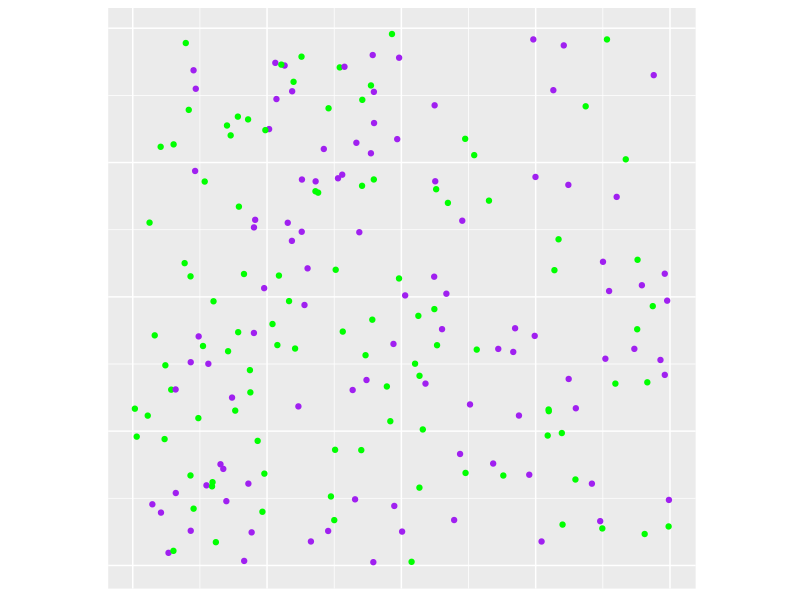
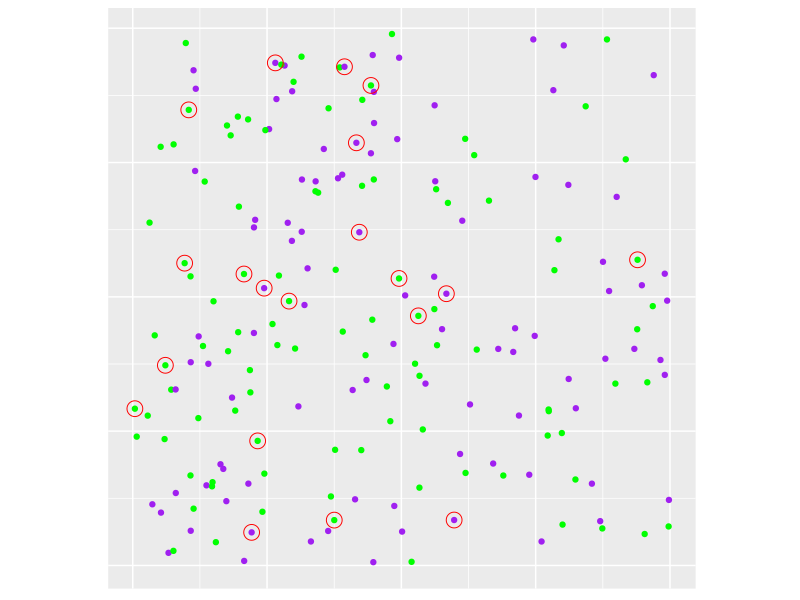
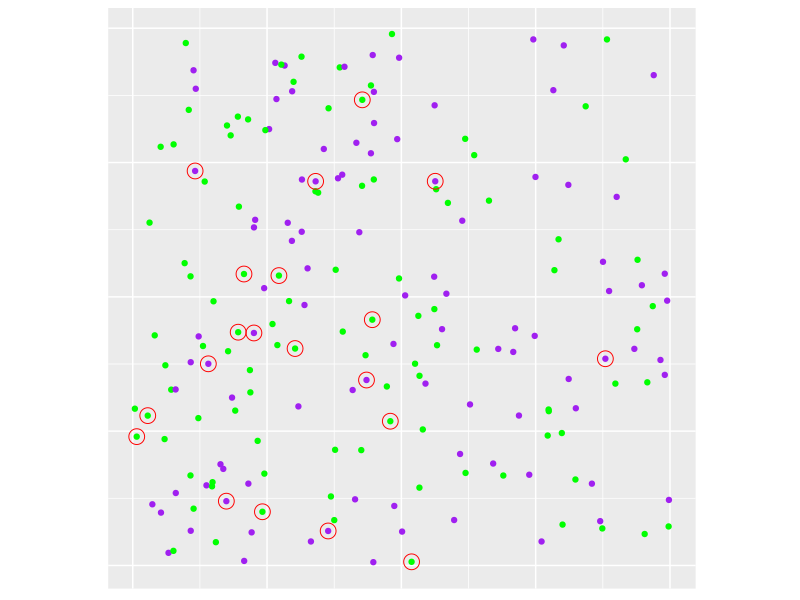
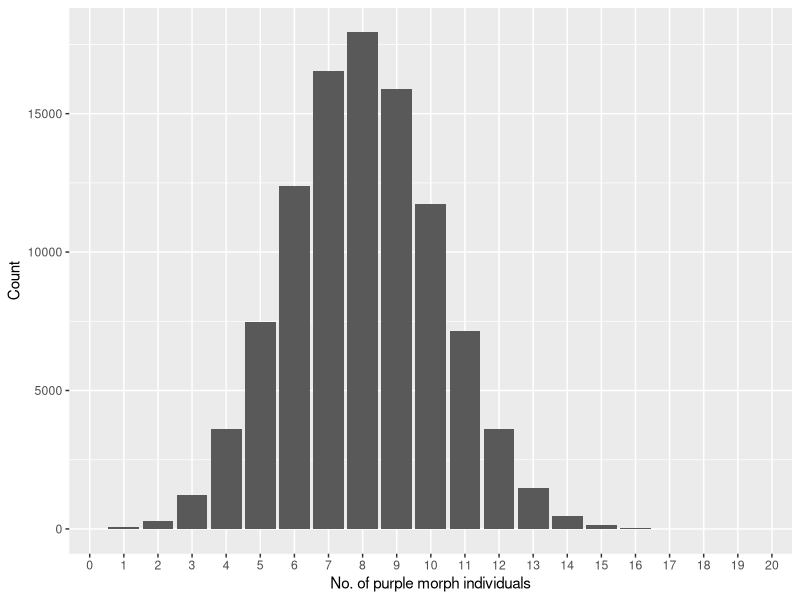
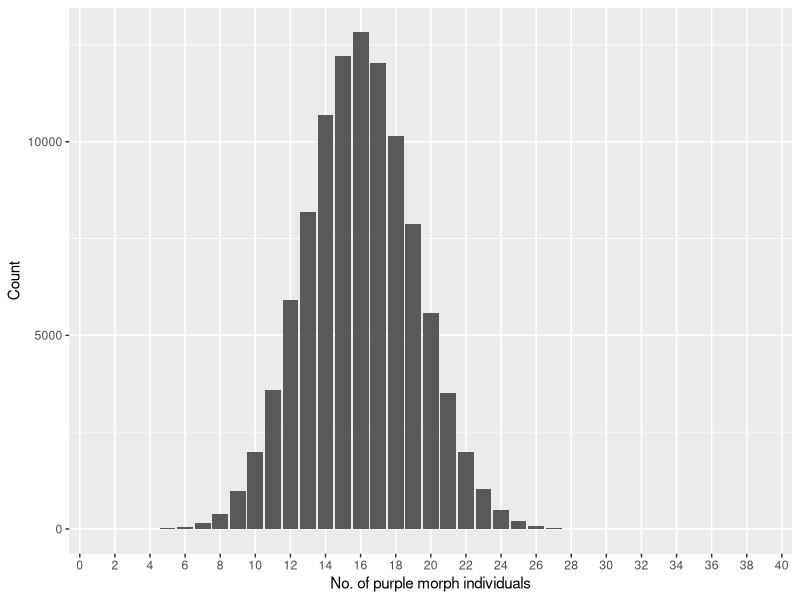
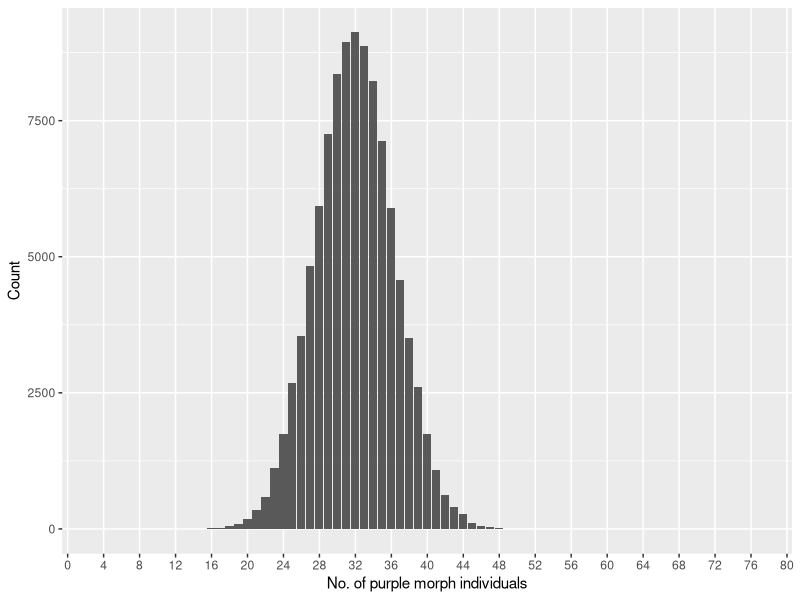

These figures' R source, in order: (Note: this script raises an error after producing the figures.)
## ---- chunk 1
library(dplyr)
library(ggplot2)
library(magrittr)

# Set plotting to bw plot default, but with transparent background elements. Note
# transparency requires the panel.background, plot.background, and device background
# all be set!

theme_update(plot.background = element_rect(fill = "transparent", colour = NA))


## ---- chunk 2
# automatically create a bib database for R packages
knitr::write_bib(c(
  .packages(), 'bookdown', 'knitr', 'rmarkdown'
), 'packages.bib')
## ---- chunk 3
library(dplyr)
library(ggplot2)
library(magrittr)

# Set plotting to bw plot default, but with transparent background elements. Note
# transparency requires the panel.background, plot.background, and device background
# all be set!

theme_update(plot.background = element_rect(fill = "transparent", colour = NA))


## ---- chunk 4
library(dplyr)
library(ggplot2)
library(magrittr)

# Set plotting to bw plot default, but with transparent background elements. Note
# transparency requires the panel.background, plot.background, and device background
# all be set!

theme_update(plot.background = element_rect(fill = "transparent", colour = NA))


## ---- chunk 5
library(dplyr)
library(ggplot2)
library(magrittr)

# Set plotting to bw plot default, but with transparent background elements. Note
# transparency requires the panel.background, plot.background, and device background
# all be set!

theme_update(plot.background = element_rect(fill = "transparent", colour = NA))


## ---- chunk 6
library(dplyr)
library(ggplot2)
library(magrittr)

# Set plotting to bw plot default, but with transparent background elements. Note
# transparency requires the panel.background, plot.background, and device background
# all be set!

theme_update(plot.background = element_rect(fill = "transparent", colour = NA))


## ---- chunk 7
library(dplyr)
library(ggplot2)
library(magrittr)

# Set plotting to bw plot default, but with transparent background elements. Note
# transparency requires the panel.background, plot.background, and device background
# all be set!

theme_update(plot.background = element_rect(fill = "transparent", colour = NA))


## ---- chunk 8
library(dplyr)
library(ggplot2)
library(magrittr)

# Set plotting to bw plot default, but with transparent background elements. Note
# transparency requires the panel.background, plot.background, and device background
# all be set!

theme_update(plot.background = element_rect(fill = "transparent", colour = NA))


## ---- chunk 9
set.seed(27081975)
nsamp <- 200
sampsize1 <- 20
sampsize2 <- 40
sampsize3 <- 80
index <- c(1,1,2,2,2)
prop.purp <- sum(index==1)/length(index)
## ---- chunk 10
plantdata <- 
  data.frame(xloc  = runif(nsamp), 
             yloc  = runif(nsamp), 
             morph = sample(c("purple","green")[index], 100, replace = TRUE))
plttheme <- theme_get()
plttheme$axis.text <- plttheme$axis.ticks <- plttheme$axis.title <- element_blank()
baseplt <- ggplot(plantdata, aes(x = xloc, y = yloc, colour = morph, )) + 
           geom_point() + scale_color_identity() + coord_fixed() + plttheme
baseplt
## ---- chunk 11
sample1 <- sample_n(plantdata, size = sampsize1)
baseplt + geom_point(data = sample1, colour = "red", shape = 1, size = 5)
freqs1 <- table(sample1$morph)
## ---- chunk 12
sample2 <- sample_n(plantdata, size = sampsize1)
baseplt + geom_point(data = sample2, colour = "red", shape = 1, size = 5)
freqs2 <- table(sample2$morph)
## ---- chunk 13
out <- data.frame(n.purple = factor(rbinom(n = 100000, size = sampsize1, prob = prop.purp)))
ggplot(out, aes(x = n.purple)) + geom_bar() + 
  scale_x_discrete(limits = as.character(0:sampsize1)) + 
  xlab("No. of purple morph individuals") + ylab("Count")
## ---- chunk 14
out <- data.frame(n.purple = factor(rbinom(n = 100000, size = sampsize2, prob = prop.purp)))
ggplot(out, aes(x = n.purple)) + geom_bar() + 
  scale_x_discrete(limits = as.character(seq(0, sampsize2, 1)), 
                   breaks = as.character(seq(0, sampsize2, 2))) + 
  xlab("No. of purple morph individuals") + ylab("Count")
## ---- chunk 15
out <- data.frame(n.purple = factor(rbinom(n = 100000, size = sampsize3, prob = prop.purp)))
ggplot(out, aes(x = n.purple)) + geom_bar() + 
  scale_x_discrete(limits = as.character(seq(0, sampsize3, 1)), 
                   breaks = as.character(seq(0, sampsize3, 4))) + 
  xlab("No. of purple morph individuals") + ylab("Count")
## ---- chunk 16
out <- data.frame(n.purple = factor(rbinom(n = 100000, size = sampsizebig, prob = prop.purp)))
ggplot(out, aes(x = n.purple)) + geom_bar() + 
  scale_x_discrete(limits = as.character(seq(0, sampsizebig, 1)), 
                   breaks = as.character(seq(0, sampsizebig, 50))) + 
  xlab("No. of purple morph individuals") + ylab("Count")
## ---- chunk 17
purple_prob <- 0.4
sample_size <- 100
n_samples <- 100000
raw_samples <- rbinom(n = n_samples, size = sample_size, prob = purple_prob)
percent_samples <- 100 * raw_samples / sample_size
## ---- chunk 18
head(percent_samples, 50)
## ---- chunk 19
sd(percent_samples)
## ---- chunk 20
purp.weights <- filter(morph.weights, pmorph == "purple")$weight 
boot.samp <- replicate(10000, mean(sample(purp.weights, replace = TRUE)))
## ---- chunk 21
round(head(boot.samp, 10))
## ---- chunk 22
plot.df <- data.frame(boot.samp) # 'ggplot' expects a data frame 
ggplot(plot.df, aes(x = boot.samp)) + geom_histogram(binwidth = 5) 
## ---- chunk 23
round(mean(boot.samp))
## ---- chunk 24
round(sd(boot.samp), 1)
## ---- chunk 25
library(dplyr)
library(ggplot2)
library(magrittr)

# Set plotting to bw plot default, but with transparent background elements. Note
# transparency requires the panel.background, plot.background, and device background
# all be set!

theme_update(plot.background = element_rect(fill = "transparent", colour = NA))


## ---- chunk 26
morph.weights <- read.csv(file = "./data_csv/MORPH_WEIGHTS.CSV")
## ---- chunk 27
temporary <- group_by(morph.weights, pmorph)
summarise(temporary, mean = mean(weight), stan.dev = sd(weight))
## ---- chunk 28
morph.weights %>% 
  group_by(pmorph) %>% 
  summarise(mean = mean(weight), stan.dev = sd(weight))
## ---- chunk 29
purp.weights <- filter(morph.weights, pmorph == "purple") 
ggplot(purp.weights, aes(x = weight)) + geom_dotplot(binwidth = 30)
## ---- chunk 30
morph.weights %>% 
  filter(pmorph == "purple") %>% 
  ggplot(aes(x = weight)) + geom_dotplot(binwidth = 30)
## ---- chunk 31
morph.weights <- read.csv(file = "./data_csv/MORPH_WEIGHTS.CSV")
## ---- chunk 32
ggplot(morph.weights, aes(x = weight)) + 
  geom_dotplot(binwidth = 30) + 
  facet_wrap(~pmorph, ncol = 1)
## ---- chunk 33
descrip.stats <- 
  morph.weights %>% 
  group_by(pmorph) %>%
  summarise(wght.mean = mean(weight), wght.sd = sd(weight))
descrip.stats
## ---- chunk 34
set.seed(27081975)
nperm <- 2000
perm.out <- numeric(nperm)
perm.eg <- list()
data.i <- morph.weights
ids <- morph.weights$pmorph
for (i in 1:nperm) {
  morph.labels <- sample(ids, replace = FALSE)
  perm.out[i] <- 
    mutate(data.i, pmorph = morph.labels) %>% 
    group_by(pmorph) %>% summarise(mean = mean(weight)) %$% diff(mean)
  if (i <= 3) {
    perm.eg[[i]] <- morph.weights$weight
    names(perm.eg[[i]]) <- morph.labels
  }
}
names(perm.eg) <- paste("Sample", 1:3)
## ---- chunk 35
perm.eg[1:2]
## ---- chunk 36
ggplot(data.frame(perm.out), aes(x = perm.out)) + 
  geom_histogram(fill = grey(0.4), binwidth = 12) +   
  geom_vline(xintercept = diff(descrip.stats$wght.mean), colour = "red") + 
  xlab("Difference between means of permuted samples")
## ---- chunk 37
nlower <- sum(perm.out <=  diff(descrip.stats$wght.mean))
nhgher <- sum(perm.out >= -diff(descrip.stats$wght.mean))
## ---- chunk 38
ggplot(data.frame(perm.out), aes(x = perm.out)) + 
  geom_histogram(fill = grey(0.4), binwidth = 12) +   
  geom_vline(xintercept =  diff(descrip.stats$wght.mean), colour = "red") + 
  geom_vline(xintercept = -diff(descrip.stats$wght.mean), colour = "red") + 
  xlab("Difference between means of permuted samples")
## ---- chunk 39
library(dplyr)
library(ggplot2)
library(magrittr)

# Set plotting to bw plot default, but with transparent background elements. Note
# transparency requires the panel.background, plot.background, and device background
# all be set!

theme_update(plot.background = element_rect(fill = "transparent", colour = NA))


## ---- chunk 40
library(dplyr)
library(ggplot2)
library(magrittr)

# Set plotting to bw plot default, but with transparent background elements. Note
# transparency requires the panel.background, plot.background, and device background
# all be set!

theme_update(plot.background = element_rect(fill = "transparent", colour = NA))


## ---- chunk 41
n <- length(purp.weights) # get the sample size
round(sd(purp.weights)/sqrt(n), 1)
## ---- chunk 42
library(dplyr)
library(ggplot2)
library(magrittr)

# Set plotting to bw plot default, but with transparent background elements. Note
# transparency requires the panel.background, plot.background, and device background
# all be set!

theme_update(plot.background = element_rect(fill = "transparent", colour = NA))


## ---- chunk 43
library(dplyr)
library(ggplot2)
library(magrittr)

# Set plotting to bw plot default, but with transparent background elements. Note
# transparency requires the panel.background, plot.background, and device background
# all be set!

theme_update(plot.background = element_rect(fill = "transparent", colour = NA))


## ---- chunk 44
morph.weights <- read.csv(file = "./data_csv/MORPH_WEIGHTS.CSV")
tmod.equlv <- t.test(weight ~ pmorph,  data = morph.weights, var.equal = TRUE )
tmod.diffv <- t.test(weight ~ pmorph,  data = morph.weights, var.equal = FALSE)
## ---- chunk 45
t.test(weight ~ pmorph,  morph.weights)
## ---- chunk 46
library(dplyr)
library(ggplot2)
library(magrittr)

# Set plotting to bw plot default, but with transparent background elements. Note
# transparency requires the panel.background, plot.background, and device background
# all be set!

theme_update(plot.background = element_rect(fill = "transparent", colour = NA))


## ---- chunk 47
drug_data <- read.csv(file = "./data_csv/GLYCOLIPID.CSV")
## ---- chunk 48
ggplot(drug_data, aes(x = Drug, y = Glycolipid, 
                      group = Patient, label = Patient)) + 
  geom_line() + 
  geom_label(alpha = 0.5, size = 3)
## ---- chunk 49
ggplot(drug_data, aes(x = Drug, y = Glycolipid, label = Patient)) + 
  geom_point(size = 4, alpha = 0.5)
## ---- chunk 50
glycolipid <- read.csv(file = "./data_csv/GLYCOLIPID.CSV")
## ---- chunk 51
glimpse(glycolipid)
## ---- chunk 52
glycolipid.diffs <- 
  glycolipid %>%
  group_by(Patient) %>%
  summarise(Difference = diff(Glycolipid))

glycolipid.diffs
## ---- chunk 53
t.test(glycolipid.diffs$Difference)
## ---- chunk 54
gdiffs <- glycolipid.diffs$Difference
t.test(gdiffs)
## ---- chunk 55
t.test(Glycolipid ~ Drug, data = glycolipid)
## ---- chunk 56
t.test(Glycolipid ~ Drug, data = glycolipid, paired = TRUE)
## ---- chunk 57
library(dplyr)
library(ggplot2)
library(magrittr)

# Set plotting to bw plot default, but with transparent background elements. Note
# transparency requires the panel.background, plot.background, and device background
# all be set!

theme_update(plot.background = element_rect(fill = "transparent", colour = NA))


## ---- chunk 58
set.seed(27081975)
n_rep <- 20
trts <-  rep(c("No Toxic Death", "With Toxic Death"), n_rep)
df <- data.frame(Pesticide = trts, Yield = 4 + rnorm(n_rep, mean = c(0, 1))) 
ggplot(df, aes(x = Yield)) + 
  geom_histogram(binwidth = 0.5) + 
  facet_wrap(~ Pesticide, ncol = 1) +
  xlab("Yield (t/ha)")
## ---- chunk 59
glycolipid <- read.csv(file = "./data_csv/GLYCOLIPID.CSV")
## ---- chunk 60
t.test(Glycolipid ~ Drug, data = glycolipid, 
       paired = TRUE, alternative = "greater")
## ---- chunk 61
library(dplyr)
library(ggplot2)
library(magrittr)

# Set plotting to bw plot default, but with transparent background elements. Note
# transparency requires the panel.background, plot.background, and device background
# all be set!

theme_update(plot.background = element_rect(fill = "transparent", colour = NA))


## ---- chunk 62
table_data <- read.csv(file = "./tables_csv/variable_types.csv")
knitr::kable(
  table_data, booktabs = TRUE,
  caption = 'Examples of different kinds of variable.'
)
## ---- chunk 63
purple.prob <- 0.4
sample.size <- 20
samples <- 100 * rbinom(n = 100000, size = sample.size, prob = purple.prob) / sample.size
sd(samples)
## ---- chunk 64
library(dplyr)
library(ggplot2)
library(magrittr)

# Set plotting to bw plot default, but with transparent background elements. Note
# transparency requires the panel.background, plot.background, and device background
# all be set!

theme_update(plot.background = element_rect(fill = "transparent", colour = NA))


## ---- chunk 65
library(dplyr)
library(ggplot2)
library(magrittr)

# Set plotting to bw plot default, but with transparent background elements. Note
# transparency requires the panel.background, plot.background, and device background
# all be set!

theme_update(plot.background = element_rect(fill = "transparent", colour = NA))


## ---- chunk 66
par(mar = c(4, 4, .1, .1))
plot(pressure, type = 'b', pch = 19)
## ---- chunk 67
knitr::kable(
  head(iris, 20), caption = 'Here is a nice table!',
  booktabs = TRUE
)
## ---- chunk 68
library(dplyr)
library(ggplot2)
library(magrittr)

# Set plotting to bw plot default, but with transparent background elements. Note
# transparency requires the panel.background, plot.background, and device background
# all be set!

theme_update(plot.background = element_rect(fill = "transparent", colour = NA))


